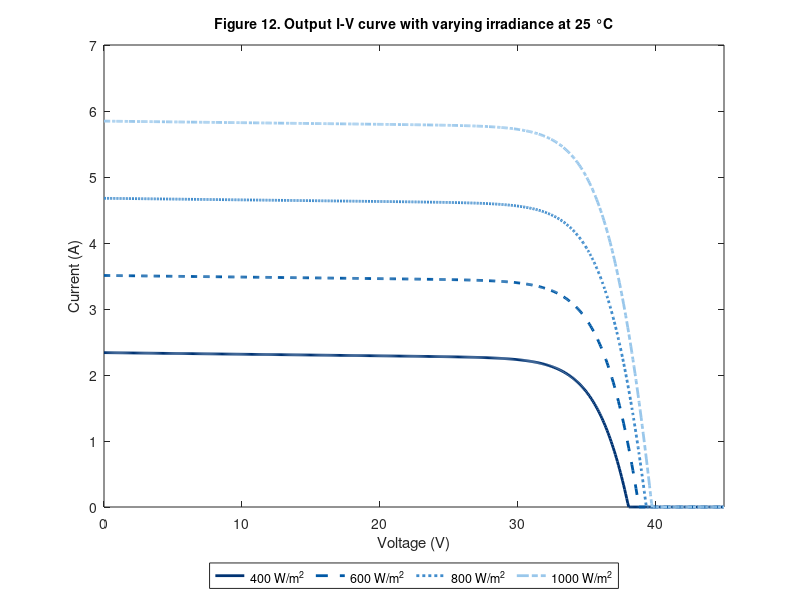

Recreate this plot in MATLAB. (Note: this script raises an error after producing the figure.)

%% PHOTOVOLTAIC MODEL - FIGURES 11 TO 16
clear; clc; close all;

% Solar panel parameters
Isc=5.85; Voc=39.80; Rs=0.221; Rsh=415.405;
Ki=0.0032; Tn=298; n=1.3; Ego=1.1; Ns=54;
k=1.38e-23; q=1.6e-19; V=linspace(0,45,600);

% Operating conditions and blue tones
values={[400 600 800 1000],[15 25 45 70],[415.405 100 10 5]};
palette=[0 .20 .45;0 .35 .65;.25 .55 .80;.60 .78 .92];
styles={'-','--',':','-.'};
names={'irradiance','temperature','shunt resistance'};
units={'W/m^2','°C','\Omega'};
cond={'at 25 °C','at 1000 W/m²','at 25 °C and 1000 W/m²'};
folder='PV_Figures_PDF';
if ~exist(folder,'dir'), mkdir(folder); end

for a=1:3
    I=zeros(4,numel(V));
    for j=1:4
        G=1000; T=298; R=Rsh;
        if a==1, G=values{a}(j); end
        if a==2, T=values{a}(j)+273; end
        if a==3, R=values{a}(j); end

        % Photovoltaic model
        Iph=(Isc+Ki*(T-298))*G/1000;
        Irs=Isc/expm1(q*Voc/(n*k*Tn*Ns));
        Io=Irs*(T/Tn)^3*exp(q*Ego/(n*k)*(1/Tn-1/T));
        if a==2
            VocT=Voc-.23*(T-298);
            Io=(Iph-VocT/R)/expm1(q*VocT/(n*k*T*Ns));
        end

        % Newton-Raphson method
        x=Iph;
        for m=1:numel(V)
            for it=1:100
                z=q*(V(m)+x*Rs)/(n*k*T*Ns);
                e=exp(min(z,700));
                f=Iph-Io*(e-1)-(V(m)+x*Rs)/R-x;
                df=-Io*e*q*Rs/(n*k*T*Ns)-Rs/R-1;
                xn=x-f/df;
                if abs(xn-x)<1e-10, x=xn; break; end
                x=xn;
            end
            I(j,m)=max(x,0);
        end
    end

    % Generate I-V and P-V figures
    for b=1:2
        fig=9+2*a+b;
        h=figure(fig); clf(h); hold on; box on;
        set(h,'Color','w','Units','centimeters','Position',[3 3 17 12]);
        Y=I; tipo='I-V'; eje='Current (A)';
        if b==2, Y=I.*V; tipo='P-V'; eje='Power (W)'; end

        for j=1:4
            plot(V,Y(j,:),'Color',palette(j,:), ...
                'LineStyle',styles{j},'LineWidth',2);
        end

        labels=arrayfun(@(x)sprintf('%g %s',x,units{a}), ...
            values{a},'UniformOutput',false);

        xlabel('Voltage (V)'); ylabel(eje); xlim([0 45]);
        if b==1, ylim([0 7]); else, ylim([0 220]); end

        title(sprintf('Figure %d. Output %s curve with varying %s %s', ...
            fig,tipo,names{a},cond{a}),'FontSize',10);

        % Legend outside the plotting area
        lgd=legend(labels,'Location','southoutside', ...
            'Orientation','horizontal','NumColumns',4);
        lgd.Box='off'; lgd.FontSize=9;
        lgd.FontName='Times New Roman';

        % Grid and scientific formatting
        ax=gca; ax.FontName='Times New Roman'; ax.FontSize=10;
        ax.LineWidth=.9; ax.TickDir='out'; ax.XTick=0:5:45;
        if b==1, ax.YTick=0:1:7;
        else, ax.YTick=0:20:220; end
        grid on; grid minor;
        ax.GridColor=[.55 .58 .62]; ax.GridAlpha=.18;
        ax.MinorGridColor=[.65 .68 .72]; ax.MinorGridAlpha=.07;
        ax.MinorGridLineStyle=':';

        % Author name in upper-right corner
        text(.98,.96,'Jean David Cárdenas González', ...
            'Units','normalized','HorizontalAlignment','right', ...
            'VerticalAlignment','top','FontAngle','italic', ...
            'FontName','Times New Roman','FontSize',9);

        % Export to vector PDF
        drawnow;
        exportgraphics(h,fullfile(folder,sprintf('Figure_%d.pdf',fig)), ...
            'ContentType','vector','BackgroundColor','white');
        hold off;
    end
end
disp('Figures 11-16 exported successfully.'); 
